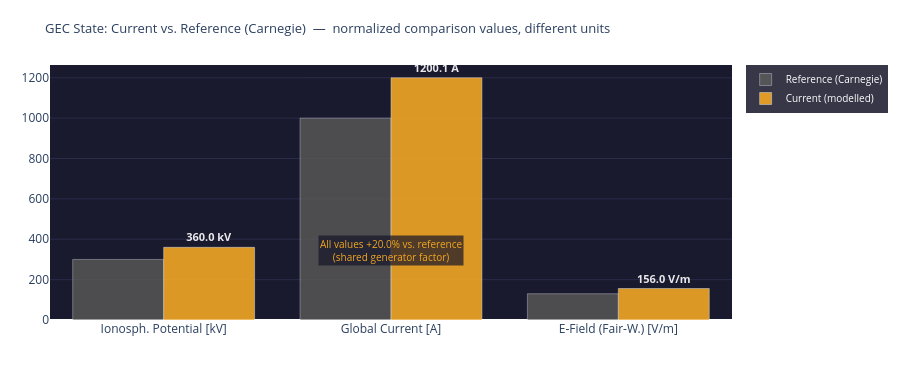

Notebook cell for this chart:
### Markdown cell above
---
## 4. Visualizations

### Code cell
# ============================================================
# GEC STATE vs. REFERENCE
# Note: raw values have different units (kV, A, V/m)
# Comparison shows relative deviation from Carnegie reference
# ============================================================

metrics = [
    ('Ionosph. Potential', 'kV',  GEC_REF['V_iono_kV'], V_iono_mod),
    ('Global Current',     'A',   GEC_REF['I_total_A'], I_total_mod),
    ('E-Field (Fair-W.)',  'V/m', GEC_REF['E_field_Vm'], E_mod),
]
labels_units = [f'{m[0]}\n[{m[1]}]' for m in metrics]

fig = go.Figure()
fig.add_trace(go.Bar(
    name='Reference (Carnegie)',
    x=labels_units, y=[m[2] for m in metrics],
    marker_color='#5F5E5A', opacity=0.75
))
fig.add_trace(go.Bar(
    name='Current (modelled)',
    x=labels_units, y=[m[3] for m in metrics],
    marker_color='#F2A623', opacity=0.90,
    text=[f'<b>{m[3]:.1f} {m[1]}</b>' for m in metrics],
    textposition='outside',
    textfont=dict(color='white', size=11)
))

# Joint percentage value as annotation
delta_pct = round((V_iono_mod - GEC_REF['V_iono_kV']) / GEC_REF['V_iono_kV'] * 100, 1)
fig.add_annotation(
    x=1.0, y=max(GEC_REF['V_iono_kV'], V_iono_mod) * 0.95,
    text=f'All values {delta_pct:+.1f}% vs. reference<br>(shared generator factor)',
    showarrow=False, xanchor='center',
    font=dict(color='#F2A623', size=10),
    bgcolor='rgba(20,20,40,0.7)'
)

fig.update_layout(
    title=dict(
        text='GEC State: Current vs. Reference (Carnegie)  —  normalized comparison values, different units',
        font=dict(size=13)
    ),
    barmode='group',
    height=380,
    plot_bgcolor='#1a1a2e', paper_bgcolor='rgba(0,0,0,0)',
    margin=dict(l=50, r=50, t=65, b=60),
    legend=dict(bgcolor='rgba(20,20,40,0.85)', font=dict(color='white', size=10)),
    yaxis=dict(gridcolor='#2a2a4a')
)
fig.show()

print(f'GEC deviation from Carnegie reference: {delta_pct:+.1f}%')
print(f'  (all values scale with the same generator factor {generator_strength:.3f})')

### Figure 1 — Plotly figure (JSON) as saved in the notebook; plotly's stock layout.template omitted (floating-point values rounded to 4 significant figures)
{"data": [{"marker": {"color": "#5F5E5A"}, "name": "Reference (Carnegie)", "opacity": 0.75, "type": "bar", "x": ["Ionosph. Potential\n[kV]", "Global Current\n[A]", "E-Field (Fair-W.)\n[V/m]"], "y": [300.0, 1000.0, 130.0]}, {"marker": {"color": "#F2A623"}, "name": "Current (modelled)", "opacity": 0.9, "text": ["<b>360.0 kV</b>", "<b>1200.1 A</b>", "<b>156.0 V/m</b>"], "textfont": {"color": "white", "size": 11}, "textposition": "outside", "type": "bar", "x": ["Ionosph. Potential\n[kV]", "Global Current\n[A]", "E-Field (Fair-W.)\n[V/m]"], "y": [360.0, 1200.0, 156.0]}], "layout": {"annotations": [{"bgcolor": "rgba(20,20,40,0.7)", "font": {"color": "#F2A623", "size": 10}, "showarrow": false, "text": "All values +20.0% vs. reference<br>(shared generator factor)", "x": 1.0, "xanchor": "center", "y": 342.0}], "barmode": "group", "height": 380, "legend": {"bgcolor": "rgba(20,20,40,0.85)", "font": {"color": "white", "size": 10}}, "margin": {"b": 60, "l": 50, "r": 50, "t": 65}, "paper_bgcolor": "rgba(0,0,0,0)", "plot_bgcolor": "#1a1a2e", "title": {"font": {"size": 13}, "text": "GEC State: Current vs. Reference (Carnegie)  —  normalized comparison values, different units"}, "yaxis": {"gridcolor": "#2a2a4a"}}}
